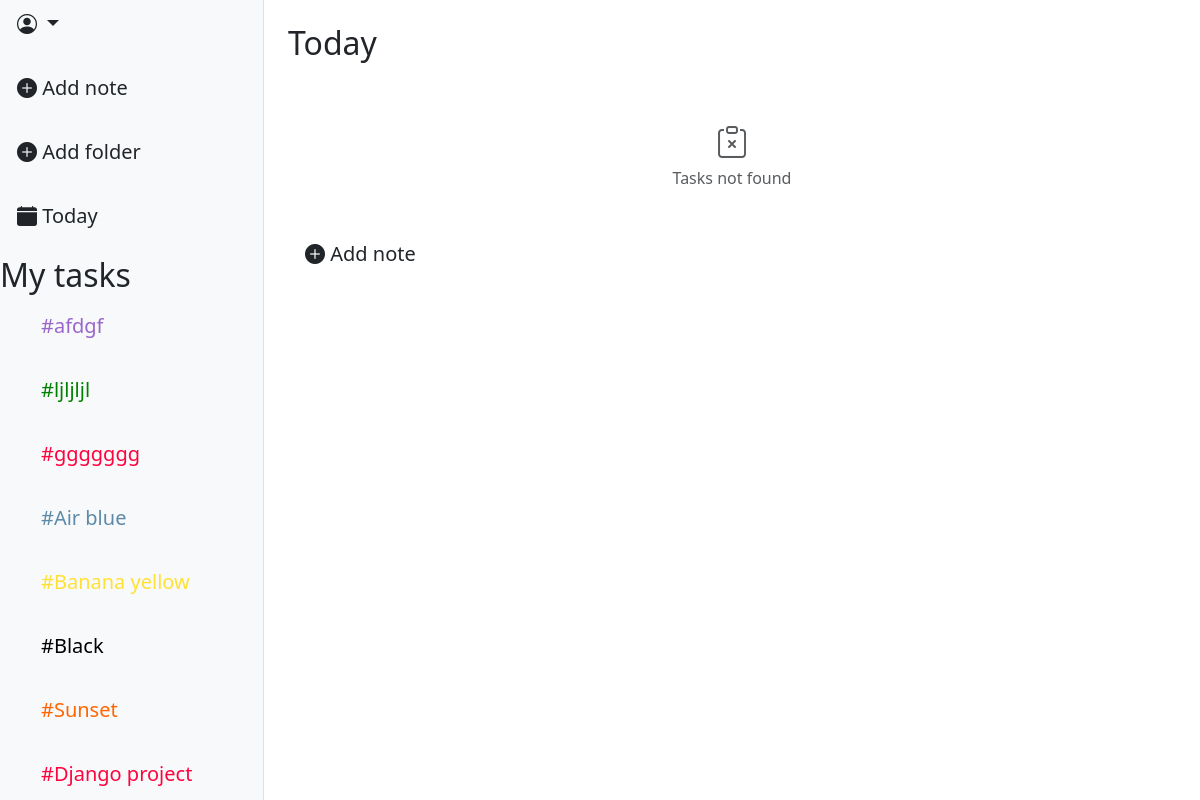
The page / on the database its author committed.
### task_app/models.py (models this page shows, shortened)
class Folder(models.Model):
    COLOR_VARIATION = [
        ("#5d8aa8", "Air blue"),
        ("#9966cc", "Amethust"),
        ("#008000", "Apple Green"),
        ("#ff033e", "Red rose"),
        ("#ffe135", "Banana yellow"),
        ("#ff6500", "Sunset"),
        ("#000000", "Black"),
    ]
    color = models.CharField(max_length=30, choices=COLOR_VARIATION, default="Black")
    name = models.CharField(max_length=128)
    created_at = models.DateTimeField(auto_now_add=True)

### task_app/views.py (the view)
# urls.py: path('', views.TaskListView.as_view(), name="task_list"),
class TaskListView(ListView):
    model = models.Task
    context_object_name = "tasks"
    template_name = "tasks/task_list.html"
    def get_queryset(self):
        queryset = super().get_queryset()
        folder_id = self.kwargs.get('folder_id')
        if folder_id:
            queryset = queryset.filter(folder_id=folder_id)
        else:
            queryset = queryset.filter(folder__isnull=True)
        status = self.request.GET.get('status')
        priority = self.request.GET.get("priority")
        if status:
            queryset = queryset.filter(status=status)
        else:
           queryset = queryset.exclude(status="done")
        if priority:
            queryset = queryset.filter(priority=priority)
        return queryset.order_by("-due_date", "-created_at")
    def get_context_data(self, **kwargs):
        context = super().get_context_data(**kwargs)
        context["folders"] = Folder.objects.all()
        folder_id = self.kwargs.get('folder_id')
        if folder_id:
            context['current_folder'] = Folder.objects.get(id=folder_id)
        else:
            context['current_folder'] = None
        context["form"] = TaskFilterForm(self.request.GET)
        context["task_form"] = TaskForm()
        context["folder_form"] = FolderForm()
        return context

### templates/tasks/task_list.html (shortened to what this page needs)
{% extends 'base.html' %}
{% load static %}
{% block content %}
{% load custom_tags %}
<div class="d-flex">
    <div class="bg-light border-end" style="width: 22%; min-height: 100vh;">
        <div class="dropdown-center mb-3">
            <button class="btn btn-lg dropdown-toggle" type="button" data-bs-toggle="dropdown" aria-expanded="false">
                <i class="bi bi-person-circle"></i>  {{ user.username }}
            </button>
        </div>
        <div class="d-flex flex-column align-items-start gap-3">
            <a class="btn btn-lg" data-bs-toggle="modal" data-bs-target="#TaskModal">
                <i class="bi bi-plus-circle-fill"></i> Add note
            </a>
            <a class="btn btn-lg" data-bs-toggle="modal" data-bs-target="#FolderModal">
                <i class="bi bi-plus-circle-fill"></i> Add folder
            </a>
            <a class="btn btn-lg" href="{% url 'tasks:task_list' %}">
                <i class="bi bi-calendar-fill"></i> Today
            </a>
            <h2>My tasks</h2>
        </div>
        <div data-simplebar style="max-height: 500px; overflow-x: hidden;">
            <div class="d-flex flex-column align-items-start gap-3 ps-4">
                {% for folder in folders %}
                    <a
                    href="{% url 'tasks:folder-tasks' folder.pk %}"
                    class="btn btn-lg"
                    style="color: {{ folder.color }};"
                    >
                    #{{ folder.name }}</a>
                {% endfor%}
            </div>
        </div>
    </div>
    <div class="flex-grow-1 p-4" >
        {% if current_folder %}
            <h2>/{{ current_folder.name }}</h2>
        {% else %}
            <h2>Today</h2>
        {% endif %}
        <br>
        <ul class="list-group list-group-flush" data-simplebar style="max-height: 700px; overflow-x: hidden;">
            {% for task in tasks %}
                <div class="task-scroling">
                    <li class="list-group-item  border-0 p-1 bg-transparent" style="min-height: 80px;">
                        <div class="task-area d-flex align-items-center p-3">
                            <div class="form-check ms-2" style="z-index: 10;">
                                <input  class="form-check-input task-complete-input"
                                        type="checkbox"
                                        name="checkboxDefault"
                                        id="checkboxTask{{ task.pk }}"
                                        data-url="{% url 'tasks:task-complete' task.pk %}"
                                        style="transform: scale(1.5); cursor: pointer;">
                                <label class="form-check-label" for="checkboxTask{{ task.pk }}"></label>
                            </div>
                            <div class="flex-grow-1 p-3">
                                <p class="task-date text-muted mb-1 small">{{ task.due_date }}</p>
                                <h5 class="mb-1">{{ task.title }}</h5>
                                <p class="text-secondary mb-0 text-truncate" style="max-width: 500px;">{{ task.description }}</p>
                            </div>
                            <button type="button"
                                class="stretched-link detail_link border-0 p-0 bg-transparent"
                                data-bs-toggle="modal"
                                data-bs-target="#editModal{{ task.pk }}">
                            </button>
                        </div>
                    </li>
                </div>
                <hr class="m-0">
            {% empty %}
                <li class="list-group-item text-center py-4 text-muted">
                    <i class="bi bi-clipboard-x" style="font-size: 2rem;"></i>
                    <p class="mb-0">Tasks not found</p>
                </li>
            {% endfor %}
        </ul>
        <div class="list-group-item border-0 pt-3">
            <a class="btn btn-lg" data-bs-toggle="modal" data-bs-target="#TaskModal">
                <i class="bi bi-plus-circle-fill"></i> Add note
            </a>
        </div>
    </div>
    </div>
{% endblock %}

### rows shown on the page
Folder: name "afdgf"
Folder: name "ljljljl"
Folder: name "ggggggg"
Folder: name "Air blue"
Folder: name "Banana yellow"
Folder: name "Black"
Folder: name "Sunset"
Folder: name "Django project"
